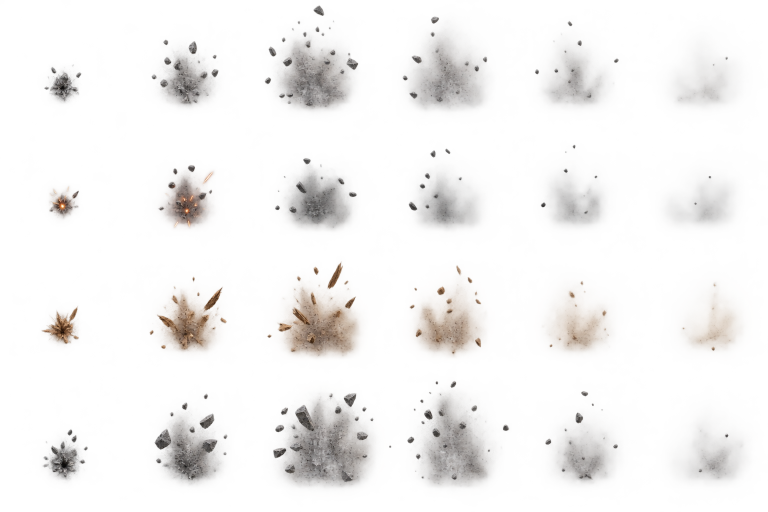
#> input picture asset-staging/2026-10-06-surface-impact-45/source.png, 1536 x 1024 px (shown at 1/2 size)
$ python build_atlas.py
#> lines starting #> are read from the running program, lines starting #| are printed output that depends on the picture
"""Rebuild the alpha atlas from source.png; default output stays in staging."""
from pathlib import Path
from PIL import Image
import argparse, hashlib

parser=argparse.ArgumentParser()
parser.add_argument('--output', type=Path, default=Path(__file__).resolve().parent/'runtime-preview.webp')
args=parser.parse_args()
source=Path(__file__).resolve().parent/'source.png'
im=Image.open(source).convert('RGBA')
#> im is the input picture: PIL image 1536x1024 RGBA; mean R, G, B, A 100, 92.7, 87, 25.5
assert im.size==(1536,1024)
atlas=Image.new('RGBA',(768,512))
#> atlas: PIL image 768x512 RGBA; every value is 0
for row in range(4):
    for col in range(6):
        tile=im.crop((col*256,row*256,(col+1)*256,(row+1)*256))
        tile.putalpha(tile.getchannel('A').point(lambda a:0 if a<=3 else a))
        atlas.paste(tile.resize((112,112),Image.Resampling.LANCZOS),(col*128+8,row*128+8))
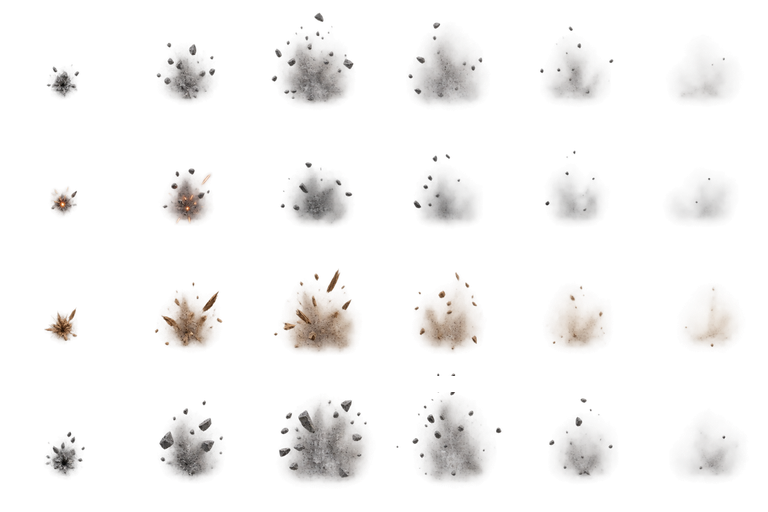
#> atlas: PIL image 768x512 RGBA; mean R, G, B, A 31.9, 29.8, 28.2, 19.2; transparent parts drawn white
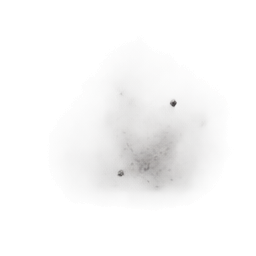
#> tile: PIL image 256x256 RGBA; mean R, G, B, A 118.8, 116, 114, 16.4; transparent parts drawn white
atlas.save(args.output,'WEBP',quality=92,method=6)
print(hashlib.sha256(args.output.read_bytes()).hexdigest())
